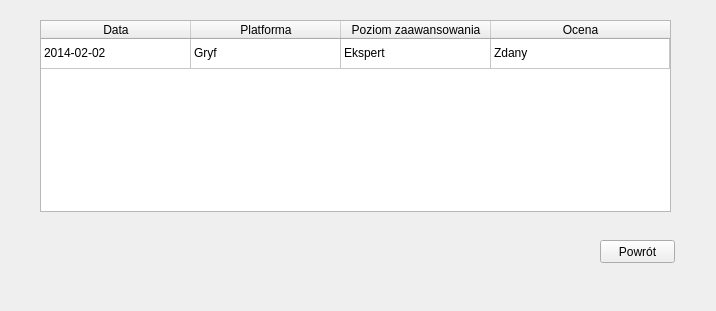
<?xml version="1.0" encoding="UTF-8"?>
<ui version="4.0">
 <class>HistoriaEgazminow</class>
 <widget class="QWidget" name="HistoriaEgazminow">
  <property name="geometry">
   <rect>
    <x>0</x>
    <y>0</y>
    <width>716</width>
    <height>311</height>
   </rect>
  </property>
  <property name="windowTitle">
   <string>Form</string>
  </property>
  <widget class="QPushButton" name="pushButton">
   <property name="geometry">
    <rect>
     <x>600</x>
     <y>240</y>
     <width>75</width>
     <height>23</height>
    </rect>
   </property>
   <property name="text">
    <string>Powrót</string>
   </property>
  </widget>
  <widget class="QTableWidget" name="tableWidget">
   <property name="geometry">
    <rect>
     <x>40</x>
     <y>20</y>
     <width>631</width>
     <height>192</height>
    </rect>
   </property>
   <attribute name="horizontalHeaderCascadingSectionResizes">
    <bool>true</bool>
   </attribute>
   <attribute name="horizontalHeaderDefaultSectionSize">
    <number>150</number>
   </attribute>
   <attribute name="horizontalHeaderHighlightSections">
    <bool>true</bool>
   </attribute>
   <attribute name="horizontalHeaderMinimumSectionSize">
    <number>55</number>
   </attribute>
   <attribute name="horizontalHeaderShowSortIndicator" stdset="0">
    <bool>false</bool>
   </attribute>
   <attribute name="horizontalHeaderStretchLastSection">
    <bool>true</bool>
   </attribute>
   <attribute name="verticalHeaderVisible">
    <bool>false</bool>
   </attribute>
   <row>
    <property name="text">
     <string>1</string>
    </property>
   </row>
   <column>
    <property name="text">
     <string>Data</string>
    </property>
   </column>
   <column>
    <property name="text">
     <string>Platforma</string>
    </property>
   </column>
   <column>
    <property name="text">
     <string>Poziom zaawansowania</string>
    </property>
   </column>
   <column>
    <property name="text">
     <string>Ocena</string>
    </property>
   </column>
   <item row="0" column="0">
    <property name="text">
     <string>2014-02-02</string>
    </property>
   </item>
   <item row="0" column="1">
    <property name="text">
     <string>Gryf</string>
    </property>
   </item>
   <item row="0" column="2">
    <property name="text">
     <string>Ekspert</string>
    </property>
   </item>
   <item row="0" column="3">
    <property name="text">
     <string>Zdany</string>
    </property>
   </item>
  </widget>
 </widget>
 <resources/>
 <connections/>
</ui>
